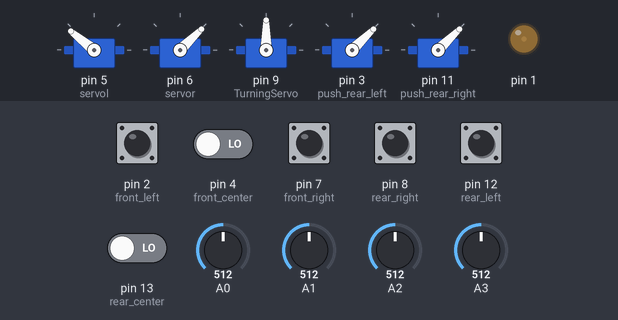
The sketch below on a simulated Arduino Uno, built with avr-gcc and run on an emulated ATmega328P. Parts: 5 × servo, output pins drawn as LEDs (lit = HIGH). The inputs (shaded band) are chosen by the test bench; at power-on: pin 2 (front_left), pin 4 (front_center), pin 7 (front_right), pin 8 (rear_right), pin 12 (rear_left), pin 13 (rear_center) LOW, A0 = 512, A3 = 512, A1 = 512, A2 = 512.

Above: at 1.2 s.
1.3 s: A0 set to 108
2.8 s: A0 set to 88
4.3 s: A3 set to 218
7.3 s: A3 set to 189
At 8.0 s:
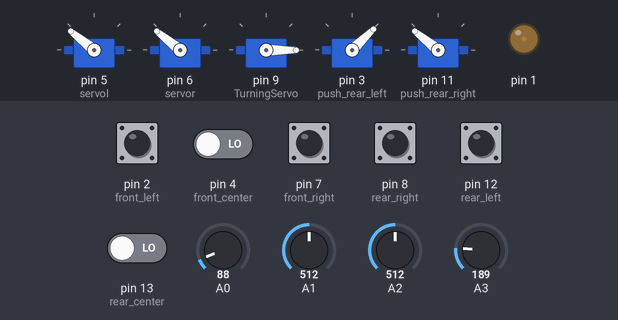
8.8 s: A1 set to 30
At 9.4 s:
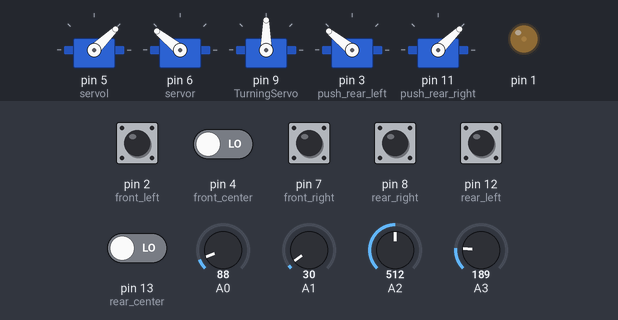
11.8 s: pin 4 (front_center) driven HIGH
Timing chart, 0 to 14.8 s (numbered marks = the images above; inputs shaded):
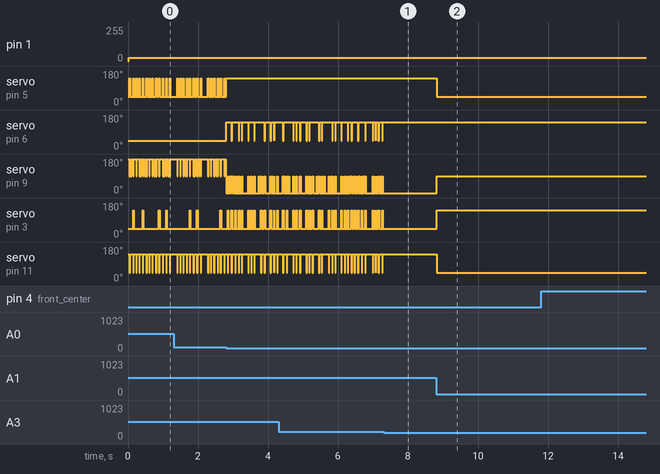

The sketch:

diesold.ino
```cpp
#include <Servo.h>
#include <SoftPWM.h>

#define spin 1800
#define escape 1000

Servo servor;
Servo servol;
// Servo servo_flag_l;
// Servo servo_flag_d;
Servo turn_servo;
Servo push_rear_left;
Servo push_rear_right;

// enemy detection sensors
#define front_left      2
#define front_right     7
#define front_center    4
#define rear_left       12
#define rear_right      8
#define rear_center     13

// servo turning small wheels
#define TurningServo    9
#define TurnForward     90
#define TurnLeft        0
#define TurnRight       180

// line sensors
int f_left;
int f_right;
int r_left;
int r_right;

#define detect_line_fl() (f_left >= 200)
#define detect_line_fr() (f_right >= 100)
#define detect_line_rl() (r_left >= 100)
#define detect_line_rr() (r_right >= 100)

char detect_front_left = 1;
char detect_front_center = 1;
char detect_front_right = 1;
char detect_rear_left = 1;
char detect_rear_center = 1;
char detect_rear_right = 1;

#define detect_in_front() ((!detect_front_left && !detect_front_right && !detect_front_center) || (!detect_front_center))
#define detect_in_back() (!detect_rear_center)
#define detect_on_front_left() (!detect_front_left)
#define detect_on_rear_left() (!detect_rear_left)
#define detect_on_front_right() (!detect_front_right)
#define detect_on_rear_right() (!detect_rear_right)

void setup()
{
    SoftPWMBegin();
    SoftPWMSet(1, 23);

    servol.attach(5); // sreda - 1369
    servor.attach(6); // sreda - 1381
    turn_servo.attach(TurningServo);
    push_rear_left.attach(3);
    push_rear_right.attach(11);
    // servo_flag_l.attach(3);
    // servo_flag_d.attach(11);

    servol.writeMicroseconds(1375); // sreda1
    servor.writeMicroseconds(1361); // sreda2

    push_rear_left.writeMicroseconds(1369);  // sreda1
    push_rear_right.writeMicroseconds(1381); // sreda2

    pinMode(front_left, INPUT);
    pinMode(front_right, INPUT);
    pinMode(front_center, INPUT);
    pinMode(rear_left, INPUT);
    pinMode(rear_right, INPUT);
    pinMode(rear_center, INPUT);

    servol.writeMicroseconds(2000); // sreda1
    servor.writeMicroseconds(2000); // sreda2

    // servo_flag_l.write(80);
    // servo_flag_d.write(75);

    // Serial.begin(9600);
}

void read_sensors()
{
  f_right = analogRead(A2); // bqlo: >100, 4erno:20<
  f_left = analogRead(A3);  // bqlo: >400, 4erno:40<
  r_left = analogRead(A0);  // bqlo: >100, 4erno:20<
  r_right = analogRead(A1); // bqlo: >100, 4erno:20<

  detect_front_left = digitalRead(front_left);
  detect_front_center = digitalRead(front_center);
  detect_front_right = digitalRead(front_right);
  detect_rear_left = digitalRead(rear_left);
  detect_rear_center = digitalRead(rear_center);
  detect_rear_right = digitalRead(rear_right);

  /*
  Serial.print(f_right);
  Serial.print(" ");
  Serial.print(f_left);
  Serial.print(" ");
  Serial.print(r_left);
  Serial.print(" ");
  Serial.println(r_right);
  */
}

// motion functions will be executed only if needed
typedef enum md
{
    Forward,
    Backward,
    SpinLeft,
    SpinWrite
} MovementMode;

MovementMode mode = Forward;

void forward()
{
    if(Forward != mode)
    {
      servol.writeMicroseconds(2000);
      servor.writeMicroseconds(1000);

      turn_servo.write(TurnForward);
      push_rear_left.writeMicroseconds(1000);
      push_rear_right.writeMicroseconds(2000);

      mode = Forward;
    }
}

void backward()
{
    if(Backward != mode)
    {
      servol.writeMicroseconds(1000);
      servor.writeMicroseconds(2000);

      turn_servo.write(TurnForward);
      push_rear_left.writeMicroseconds(2000);
      push_rear_right.writeMicroseconds(1000);
      mode = Backward;
    }
}

void spin_left()
{
    if(SpinLeft != mode)
    {
      servol.writeMicroseconds(1000);
      servor.writeMicroseconds(1000);

      turn_servo.write(TurnRight);
      push_rear_left.writeMicroseconds(1000);
      push_rear_right.writeMicroseconds(2000);
      mode = SpinLeft;
    }
}

void spin_right()
{
    if(SpinWrite != mode)
    {
      servol.writeMicroseconds(2000);
      servor.writeMicroseconds(2000);

      turn_servo.write(TurnLeft);
      push_rear_left.writeMicroseconds(1000);
      push_rear_right.writeMicroseconds(2000);
      mode = SpinWrite;
    }
}

int detect_oponent()
{
  if(detect_in_front()){
    for (int i = 0; i<=spin; i++){
      forward();
      if(detect_line_rr() && detect_line_rl()){
        for (int i = 0; i<=escape; i++){
          spin_left();
        }
        break;
      }
      else if (detect_line_rl()){
        for (int i = 0; i<=escape; i++){
          spin_left();
        }
        break;
      }
      else if(detect_line_rr()){
        for (int i = 0; i<=escape; i++){
          spin_right();
        }
        break;
      }
      else if(detect_line_fr() || detect_line_fl()){
        for (int i = 0; i<=escape; i++){
          backward();
        }
        break;
      }
    }
    return 1;
  }
  else if(detect_in_back()){
    for (int i = 0; i<=spin; i++){
      backward();
      if(detect_line_rr() && detect_line_rl()){
        for (int i = 0; i<=escape; i++){
          forward();
        }
        break;
      }
      else if (detect_line_rl()){
        for (int i = 0; i<=escape; i++){
          spin_left();
        }
        break;
      }
      else if(detect_line_rr()){
        for (int i = 0; i<=escape; i++){
          spin_right();
        }
        break;
      }
      else if(detect_line_fr() || detect_line_fl()){
        for (int i = 0; i<=escape; i++){
          backward();
        }
        break;
      }
    }
    return 1;
  }
  else if(detect_on_front_left()){
    for (int i = 0; i<=spin; i++){
      spin_left();
      if (detect_line_rl()){
        for (int i = 0; i<=escape; i++){
          spin_left();
        }
        break;
      }
      else if(detect_line_rr()){
        for (int i = 0; i<=escape; i++){
          spin_left();
        }
        break;
      }
      else if(detect_line_fr() || detect_line_fl()){
        for (int i = 0; i<=escape; i++){
          spin_left();
        }
        break;
      }
    }
    return 1;
  }
    else if(detect_on_rear_left()){
    for (int i = 0; i<=spin; i++){
      spin_right();
      if (detect_line_rl()){
        for (int i = 0; i<=escape; i++){
          spin_right();
        }
        break;
      }
      else if(detect_line_rr()){
        for (int i = 0; i<=escape; i++){
          spin_right();
        }
        break;
      }
      else if(detect_line_fr() || detect_line_fl()){
        for (int i = 0; i<=escape; i++){
          backward();
        }
        break;
      }
    }
    return 1;
  }
  else if(detect_on_front_right()){
    for (int i = 0; i<=spin; i++){
      spin_right();
      if (detect_line_rl()){
        for (int i = 0; i<=escape; i++){
          spin_right();
        }
        break;
      }
      else if(detect_line_rr()){
        for (int i = 0; i<=escape; i++){
          spin_right();
        }
        break;
      }
      else if(detect_line_fr() || detect_line_fl()){
        for (int i = 0; i<=escape; i++){
          spin_right();
        }
        break;
      }
    }
    return 1;
  }
  else if(detect_on_rear_right()){
    for (int i = 0; i<=spin; i++){
      spin_left();
      if (detect_line_rl()){
        for (int i = 0; i<=escape; i++){
          spin_left();
        }
        break;
      }
      else if(detect_line_rr()){
        for (int i = 0; i<=escape; i++){
          spin_left();
        }
        break;
      }
      else if(detect_line_fr() || detect_line_fl()){
        for (int i = 0; i<=escape; i++){
          spin_left();
        }
        break;
      }
    }
    return 1;
  }
  else{
    return 0;
  }
}

int detect_end_of_ring()
{
  if (detect_line_fl() && detect_line_fr()){
    for (int i = 0; i<=spin; i++){
      backward();
      if (detect_oponent()){
        detect_oponent();
      }
        break;
      }
    return 1;
  }
  else if (detect_line_rl() && detect_line_rr()){
    for (int i = 0; i<=spin; i++){
      forward();
      if (detect_oponent()){
        detect_oponent();
      }
       break;
      }
      return 1;
    }
    else if (detect_line_fl()){
    for (int i = 0; i<=spin; i++){
      spin_right();
      if (detect_on_front_right()||detect_on_rear_right()){
        detect_oponent();
      }
      break;
    }
    return 1;
  }
  else if(detect_line_fr()){
    for (int i = 0; i<=spin; i++){
      spin_left();
      if (detect_on_front_left()||detect_on_rear_left()){
        detect_oponent();
      }
      break;
    }
    return 1;
  }
  else if (detect_line_rl()){
    for (int i = 0; i<=spin; i++){
      spin_right();
      if (detect_oponent()){
        for (int i = 0; i<=spin; i++){
          spin_left();
        }
        break;
      }
    }
    return 1;
  }
  else if (detect_line_rr()){
    for (int i = 0; i<=spin; i++){
      spin_left();
      if (detect_oponent()){
        for (int i = 0; i<=spin; i++){
          spin_right();
        }
        break;
      }
    }
    return 1;
  }else{
    // fix for choppy motion when going backwards
    if(!detect_in_back())
    {
        forward();
    }
   return 0;
  }
}

void loop()
{
  read_sensors();
  detect_end_of_ring();
  detect_oponent();
}
```

Measured:
- the behaviour switches between 200 and 199 on A3 (found by bisection; images 0 and 1)
- after the input at 7.3 s, servo on pin 6 (servor), servo on pin 11 (push_rear_right): stops changing and stays 141°; servo on pin 9 (TurningServo): stops changing and stays 0°; servo on pin 3 (push_rear_left): stops changing and stays 44°
- after the input at 8.8 s, servo on pin 5 (servol), servo on pin 11 (push_rear_right): 141° → 44° at once; servo on pin 9 (TurningServo): 0° → 90° at once; servo on pin 3 (push_rear_left): 44° → 141° at once
- after the input at 11.8 s, every drawn part: stays the same
